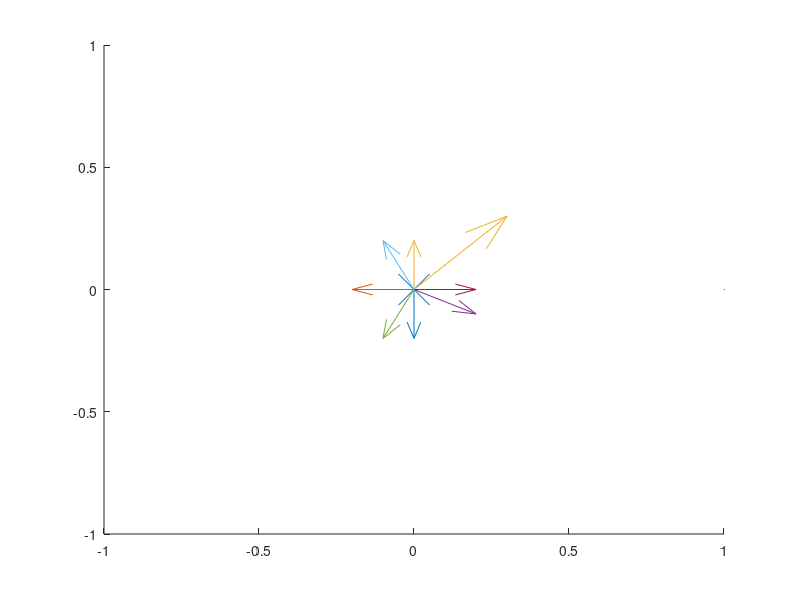

MATLAB code to generate this figure: (Note: this script raises an error after producing the figure.)
close all; clear; clc;

%% Plotting circles

% Rest posture
figure(1)
xlim([-1 1]); ylim([-1 1])
scatter(0,0,500,'x'); hold on

x = zeros(1,8);
y = zeros(1,8);
a = zeros(8,2);
theta = [0.25 0.5 0.75 1 1.25 1.5 1.75 0];      % Arrow angle
rho = 8;                                        % Arrow lengths

for i = 1:8
    x(i) = pol2cart(pi*theta(i), rho);
    y(i) = pol2cart(pi*theta(i),rho);
    
    a(i,i) = x(i);
    a(i,i+1) = y(i);
    
end

plot(a);

% % Completely random Arrow Cues
% drawArrow = @(x,y) quiver( x(1),y(1),x(2)-x(1),y(2)-y(1),0 )    
% a=[0.1 0.2 0.3];
% indexesToUse = randperm(numel(a),2); % 2 random indexes
% a1 = a(indexesToUse);  % Extract 2 values from a
% x1 = [0 a1(1)];
% y1 = [0 a1(2)];
% figure(1)
% xlim([-1 1]); ylim([-1 1])
% drawArrow(x1,y1); hold on
% indexesToUse = randperm(numel(a),2); % 2 random indexes
% a1 = a(indexesToUse);  % Extract 2 values from a
% x2 = [0 a1(1)];
% y2 = [0 0];
% drawArrow(x2,y2); hold on
% indexesToUse = randperm(numel(a),2); % 2 random indexes
% a1 = a(indexesToUse);  % Extract 2 values from a
% x3 = [0 a1(1)];
% y3 = [0 -a1(2)];
% drawArrow(x3,y3); hold on
% indexesToUse = randperm(numel(a),2); % 2 random indexes
% a1 = a(indexesToUse);  % Extract 2 values from a
% x4 = [0 0];
% y4 = [0 -a1(2)];
% drawArrow(x4,y4); hold on
% indexesToUse = randperm(numel(a),2); % 2 random indexes
% a1 = a(indexesToUse);  % Extract 2 values from a
% x5 = [0 -a1(1)];
% y5 = [0 -a1(2)];
% drawArrow(x5,y5); hold on
% indexesToUse = randperm(numel(a),2); % 2 random indexes
% a1 = a(indexesToUse);  % Extract 2 values from a
% x6 = [0 -a1(1)];
% y6 = [0 0];
% drawArrow(x6,y6); hold on
% indexesToUse = randperm(numel(a),2); % 2 random indexes
% a1 = a(indexesToUse);  % Extract 2 values from a
% x7 = [0 -a1(1)];
% y7 = [0 a1(2)];
% drawArrow(x7,y7); hold on
% indexesToUse = randperm(numel(a),2); % 2 random indexes
% a1 = a(indexesToUse);  % Extract 2 values from a
% x8 = [0 0];
% y8 = [0 a1(2)];
% drawArrow(x8,y8);
% pause            % Keep arrows for 2 seconds
% clf;

%% Arrow pointing to future target

target = 1;
target = randperm(numel(target),1);

if target == 1

drawArrow = @(x,y) quiver( x(1),y(1),x(2)-x(1),y(2)-y(1),0 )    
a=[0.3 0.3 0.3];
indexesToUse = randperm(numel(a),2); % 2 random indexes
a1 = a(indexesToUse);  % Extract 2 values from a
x1 = [0 a1(1)];
y1 = [0 a1(2)];
figure(1)
xlim([-1 1]); ylim([-1 1]);
drawArrow(x1,y1); hold on
a=[0.1 0.2];
indexesToUse = randperm(numel(a),2); % 2 random indexes
a1 = a(indexesToUse);  % Extract 2 values from a
x2 = [0 a1(1)];
y2 = [0 0];
drawArrow(x2,y2); hold on
indexesToUse = randperm(numel(a),2); % 2 random indexes
a1 = a(indexesToUse);  % Extract 2 values from a
x3 = [0 a1(1)];
y3 = [0 -a1(2)];
drawArrow(x3,y3); hold on
indexesToUse = randperm(numel(a),2); % 2 random indexes
a1 = a(indexesToUse);  % Extract 2 values from a
x4 = [0 0];
y4 = [0 -a1(2)];
drawArrow(x4,y4); hold on
indexesToUse = randperm(numel(a),2); % 2 random indexes
a1 = a(indexesToUse);  % Extract 2 values from a
x5 = [0 -a1(1)];
y5 = [0 -a1(2)];
drawArrow(x5,y5); hold on
indexesToUse = randperm(numel(a),2); % 2 random indexes
a1 = a(indexesToUse);  % Extract 2 values from a
x6 = [0 -a1(1)];
y6 = [0 0];
drawArrow(x6,y6); hold on
indexesToUse = randperm(numel(a),2); % 2 random indexes
a1 = a(indexesToUse);  % Extract 2 values from a
x7 = [0 -a1(1)];
y7 = [0 a1(2)];
drawArrow(x7,y7); hold on
indexesToUse = randperm(numel(a),2); % 2 random indexes
a1 = a(indexesToUse);  % Extract 2 values from a
x8 = [0 0];
y8 = [0 a1(2)];
drawArrow(x8,y8);
pause(2)            % Keep arrows for 2 seconds
%clf;

% elseif target == 2
% 
% drawArrow = @(x,y) quiver( x(1),y(1),x(2)-x(1),y(2)-y(1),0 )    
% a=[0.3 0.3 0.3];
% indexesToUse = randperm(numel(a),2); % 2 random indexes
% a1 = a(indexesToUse);  % Extract 2 values from a
% x1 = [0 a1(1)];
% y1 = [0 a1(2)];
% figure(1)
% xlim([-1 1]); ylim([-1 1]);
% drawArrow(x1,y1); hold on
% a=[0.1 0.2];
% indexesToUse = randperm(numel(a),2); % 2 random indexes
% a1 = a(indexesToUse);  % Extract 2 values from a
% x2 = [0 a1(1)];
% y2 = [0 0];
% drawArrow(x2,y2); hold on
% indexesToUse = randperm(numel(a),2); % 2 random indexes
% a1 = a(indexesToUse);  % Extract 2 values from a
% x3 = [0 a1(1)];
% y3 = [0 -a1(2)];
% drawArrow(x3,y3); hold on
% indexesToUse = randperm(numel(a),2); % 2 random indexes
% a1 = a(indexesToUse);  % Extract 2 values from a
% x4 = [0 0];
% y4 = [0 -a1(2)];
% drawArrow(x4,y4); hold on
% indexesToUse = randperm(numel(a),2); % 2 random indexes
% a1 = a(indexesToUse);  % Extract 2 values from a
% x5 = [0 -a1(1)];
% y5 = [0 -a1(2)];
% drawArrow(x5,y5); hold on
% indexesToUse = randperm(numel(a),2); % 2 random indexes
% a1 = a(indexesToUse);  % Extract 2 values from a
% x6 = [0 -a1(1)];
% y6 = [0 0];
% drawArrow(x6,y6); hold on
% indexesToUse = randperm(numel(a),2); % 2 random indexes
% a1 = a(indexesToUse);  % Extract 2 values from a
% x7 = [0 -a1(1)];
% y7 = [0 a1(2)];
% drawArrow(x7,y7); hold on
% indexesToUse = randperm(numel(a),2); % 2 random indexes
% a1 = a(indexesToUse);  % Extract 2 values from a
% x8 = [0 0];
% y8 = [0 a1(2)];
% drawArrow(x8,y8);
% pause(2)            % Keep arrows for 2 seconds
% clf;

end

%% Plotting targets

xlim([-1 1]); ylim([-1 1])
circle(0.5, 0.5, 0.2)

